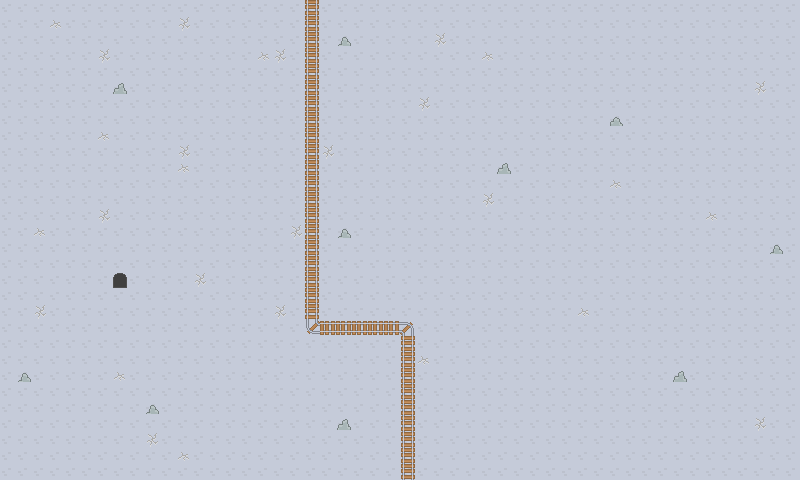

This is a level from a 2D game, rendered from its Tiled map with the project's own tilesets. A one-line summary and the map file follow, with tile-layer data summarised:
An orthogonal 50x30 tile map with 16x16 px tiles, 3 tile layers (Terreno base, Decorado, Terreno sobre terreno) and 12 objects (mapa2, v).

<map version="1.0" tiledversion="1.0.3" orientation="orthogonal" renderorder="right-down" width="50" height="30" tilewidth="16" tileheight="16" nextobjectid="62">
 <tileset firstgid="1" name="tiles16" tilewidth="16" tileheight="16" spacing="1" tilecount="1767" columns="57">
  <image source="tiles16.png" width="968" height="526" />
 </tileset>
 <layer name="Terreno base" width="50" height="30">
  <data>[1500 cells, 1500 non-empty, 3 distinct tile ids]</data>
 </layer>
 <layer name="Decorado" width="50" height="30">
  <data>[1500 cells, 46 non-empty, 7 distinct tile ids]</data>
 </layer>
 <objectgroup name="puertassalidas">
  <object id="56" name="mapa2" x="112" y="274.667">
   <polyline points="0,0 21.3333,0.666667 16.6667,10.6667 -4.66667,8 -0.666667,-0.666667" />
  </object>
 </objectgroup>
 <objectgroup name="zombies">
  <object id="46" x="367.333" y="81.3333" width="16" height="16" />
  <object id="47" name="v" x="576" y="335.333" width="16" height="16" />
 </objectgroup>
 <objectgroup name="cajasvida">
  <object id="49" x="174.667" y="208" width="17.3333" height="17.3333" />
  <object id="50" x="350" y="111.333" width="17.3333" height="17.3333" />
  <object id="51" x="478.667" y="399.333" width="17.3333" height="17.3333" />
 </objectgroup>
 <objectgroup name="cajasturbo">
  <object id="52" x="46.6667" y="110.667" width="17.3333" height="16" />
  <object id="53" x="303.333" y="448" width="17.3333" height="16" />
 </objectgroup>
 <objectgroup name="llaves">
  <object id="54" x="641.333" y="223.333" width="18" height="18" />
  <object id="58" x="575" y="13" />
  <object id="59" x="586" y="464" />
  <object id="60" x="790" y="85" />
 </objectgroup>
 <layer name="Terreno sobre terreno" width="50" height="30">
  <data>[1500 cells, 1 non-empty, 1 distinct tile ids]</data>
 </layer>
</map>
